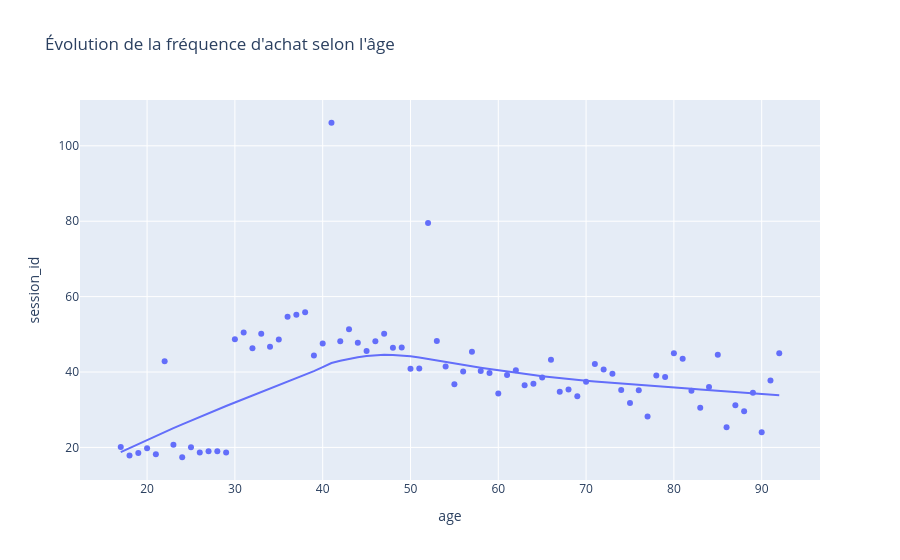

The code cell stored with this chart in its notebook:
### Markdown cell above
## <u> Le lien entre l'âge des clients et la fréquence d’achat </u>

### Code cell
# Quanti - quanti
rho, p_value = stats.spearmanr(df_client['age'], df_client['session_id'])
print(f"--- Corrélation Âge vs Fréquence d'achat ---")
print(f"Coefficient de Spearman: {rho:.3f}")
print(f"P-value: {p_value:.3e}")

# Graphique rapide pour visualiser
fig = px.scatter(
    df_client.groupby('age')['session_id'].mean().reset_index(), 
        x='age', y='session_id', trendline="lowess",
        title=f"Évolution de la fréquence d'achat selon l'âge")
fig.show()

### Figure 1 — Plotly figure (JSON) as saved in the notebook; plotly's stock layout.template omitted (floating-point values rounded to 4 significant figures)
{"data": [{"hovertemplate": "age=%{x}<br>session_id=%{y}<extra></extra>", "legendgroup": "", "marker": {"color": "#636efa", "symbol": "circle"}, "mode": "markers", "name": "", "orientation": "v", "showlegend": false, "type": "scatter", "x": [17, 18, 19, 20, 21, 22, 23, 24, 25, 26, 27, 28, 29, 30, 31, 32, 33, 34, 35, 36, 37, 38, 39, 40, 41, 42, 43, 44, 45, 46, 47, 48, 49, 50, 51, 52, 53, 54, 55, 56, 57, 58, 59, 60, 61, 62, 63, 64, 65, 66, 67, 68, 69, 70, 71, 72, 73, 74, 75, 76, 77, 78, 79, 80, 81, 82, 83, 84, 85, 86, 87, 88, 89, 90, 91, 92], "xaxis": "x", "y": [20.11, 17.85, 18.49, 19.77, 18.21, 42.84, 20.69, 17.39, 20.02, 18.62, 18.99, 18.97, 18.68, 48.69, 50.47, 46.31, 50.14, 46.67, 48.6, 54.68, 55.18, 55.83, 44.38, 47.53, 106.1, 48.15, 51.34, 47.75, 45.58, 48.15, 50.15, 46.43, 46.51, 40.88, 40.96, 79.5, 48.24, 41.47, 36.73, 40.11, 45.37, 40.27, 39.72, 34.33, 39.19, 40.48, 36.49, 36.87, 38.52, 43.26, 34.78, 35.36, 33.59, 37.39, 42.11, 40.67, 39.56, 35.22, 31.76, 35.15, 28.21, 39.05, 38.7, 45.0, 43.54, 35.0, 30.5, 36.06, 44.58, 25.38, 31.15, 29.62, 34.5, 24.0, 37.75, 45.0], "yaxis": "y"}, {"hovertemplate": "<b>LOWESS trendline</b><br><br>age=%{x}<br>session_id=%{y} <b>(trend)</b><extra></extra>", "legendgroup": "", "marker": {"color": "#636efa", "symbol": "circle"}, "mode": "lines", "name": "", "showlegend": false, "type": "scatter", "x": [17, 18, 19, 20, 21, 22, 23, 24, 25, 26, 27, 28, 29, 30, 31, 32, 33, 34, 35, 36, 37, 38, 39, 40, 41, 42, 43, 44, 45, 46, 47, 48, 49, 50, 51, 52, 53, 54, 55, 56, 57, 58, 59, 60, 61, 62, 63, 64, 65, 66, 67, 68, 69, 70, 71, 72, 73, 74, 75, 76, 77, 78, 79, 80, 81, 82, 83, 84, 85, 86, 87, 88, 89, 90, 91, 92], "xaxis": "x", "y": [18.73, 19.82, 20.9, 21.97, 23.03, 24.08, 25.11, 26.13, 27.13, 28.12, 29.09, 30.05, 30.99, 31.92, 32.83, 33.74, 34.64, 35.53, 36.43, 37.34, 38.26, 39.22, 40.22, 41.28, 42.39, 42.99, 43.51, 43.93, 44.26, 44.47, 44.57, 44.54, 44.39, 44.16, 43.85, 43.49, 43.11, 42.71, 42.31, 41.92, 41.53, 41.15, 40.78, 40.43, 40.1, 39.78, 39.47, 39.18, 38.9, 38.63, 38.38, 38.13, 37.92, 37.71, 37.51, 37.31, 37.12, 36.93, 36.75, 36.57, 36.39, 36.22, 36.04, 35.87, 35.7, 35.53, 35.36, 35.2, 35.03, 34.86, 34.69, 34.53, 34.36, 34.19, 34.02, 33.85], "yaxis": "y"}], "layout": {"legend": {"tracegroupgap": 0}, "title": {"text": "Évolution de la fréquence d'achat selon l'âge"}, "xaxis": {"anchor": "y", "domain": [0, 1], "title": {"text": "age"}}, "yaxis": {"anchor": "x", "domain": [0, 1], "title": {"text": "session_id"}}}}
